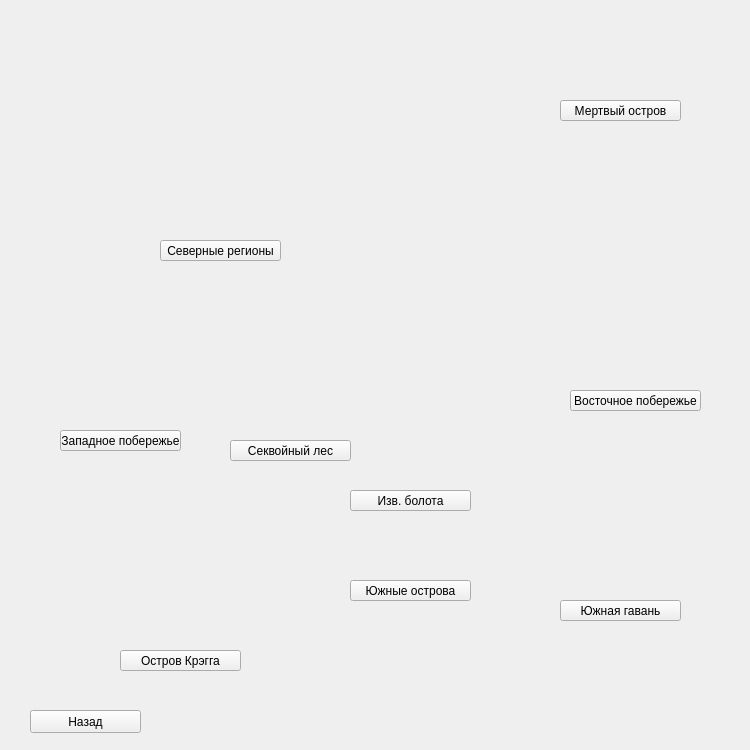
<?xml version="1.0" encoding="UTF-8"?>
<ui version="4.0">
 <class>MainWindow</class>
 <widget class="QMainWindow" name="MainWindow">
  <property name="enabled">
   <bool>true</bool>
  </property>
  <property name="geometry">
   <rect>
    <x>0</x>
    <y>0</y>
    <width>750</width>
    <height>750</height>
   </rect>
  </property>
  <property name="windowTitle">
   <string>MainWindow</string>
  </property>
  <property name="styleSheet">
   <string notr="true">border-image: url(:/newPrefix/MAP_BC.png);</string>
  </property>
  <widget class="QWidget" name="centralwidget">
   <widget class="QPushButton" name="RedForest">
    <property name="geometry">
     <rect>
      <x>230</x>
      <y>440</y>
      <width>121</width>
      <height>21</height>
     </rect>
    </property>
    <property name="styleSheet">
     <string notr="true"/>
    </property>
    <property name="text">
     <string>Секвойный лес</string>
    </property>
   </widget>
   <widget class="QPushButton" name="Swamp_Biome">
    <property name="geometry">
     <rect>
      <x>350</x>
      <y>490</y>
      <width>121</width>
      <height>21</height>
     </rect>
    </property>
    <property name="styleSheet">
     <string notr="true"/>
    </property>
    <property name="text">
     <string>Изв. болота</string>
    </property>
   </widget>
   <widget class="QPushButton" name="Southern_Isles">
    <property name="geometry">
     <rect>
      <x>350</x>
      <y>580</y>
      <width>121</width>
      <height>21</height>
     </rect>
    </property>
    <property name="styleSheet">
     <string notr="true"/>
    </property>
    <property name="text">
     <string>Южные острова</string>
    </property>
   </widget>
   <widget class="QPushButton" name="Northern_lands">
    <property name="geometry">
     <rect>
      <x>160</x>
      <y>240</y>
      <width>121</width>
      <height>21</height>
     </rect>
    </property>
    <property name="styleSheet">
     <string notr="true"/>
    </property>
    <property name="text">
     <string>Северные регионы</string>
    </property>
   </widget>
   <widget class="QPushButton" name="Eastern_coast">
    <property name="geometry">
     <rect>
      <x>570</x>
      <y>390</y>
      <width>131</width>
      <height>21</height>
     </rect>
    </property>
    <property name="styleSheet">
     <string notr="true"/>
    </property>
    <property name="text">
     <string>Восточное побережье</string>
    </property>
   </widget>
   <widget class="QPushButton" name="Carnivore_Island">
    <property name="geometry">
     <rect>
      <x>560</x>
      <y>100</y>
      <width>121</width>
      <height>21</height>
     </rect>
    </property>
    <property name="styleSheet">
     <string notr="true"/>
    </property>
    <property name="text">
     <string>Мертвый остров</string>
    </property>
   </widget>
   <widget class="QPushButton" name="Herbivore_Island">
    <property name="geometry">
     <rect>
      <x>560</x>
      <y>600</y>
      <width>121</width>
      <height>21</height>
     </rect>
    </property>
    <property name="styleSheet">
     <string notr="true">: </string>
    </property>
    <property name="text">
     <string>Южная гавань</string>
    </property>
   </widget>
   <widget class="QPushButton" name="Craggs_Island">
    <property name="geometry">
     <rect>
      <x>120</x>
      <y>650</y>
      <width>121</width>
      <height>21</height>
     </rect>
    </property>
    <property name="styleSheet">
     <string notr="true"/>
    </property>
    <property name="text">
     <string>Остров Крэгга</string>
    </property>
   </widget>
   <widget class="QPushButton" name="RedForest_2">
    <property name="geometry">
     <rect>
      <x>60</x>
      <y>430</y>
      <width>121</width>
      <height>21</height>
     </rect>
    </property>
    <property name="styleSheet">
     <string notr="true"/>
    </property>
    <property name="text">
     <string>Западное побережье</string>
    </property>
   </widget>
   <widget class="QPushButton" name="return_back">
    <property name="geometry">
     <rect>
      <x>30</x>
      <y>710</y>
      <width>111</width>
      <height>23</height>
     </rect>
    </property>
    <property name="text">
     <string>Назад</string>
    </property>
   </widget>
  </widget>
 </widget>
 <resources>
  <include location="../maps/resource.qrc"/>
 </resources>
 <connections/>
</ui>
